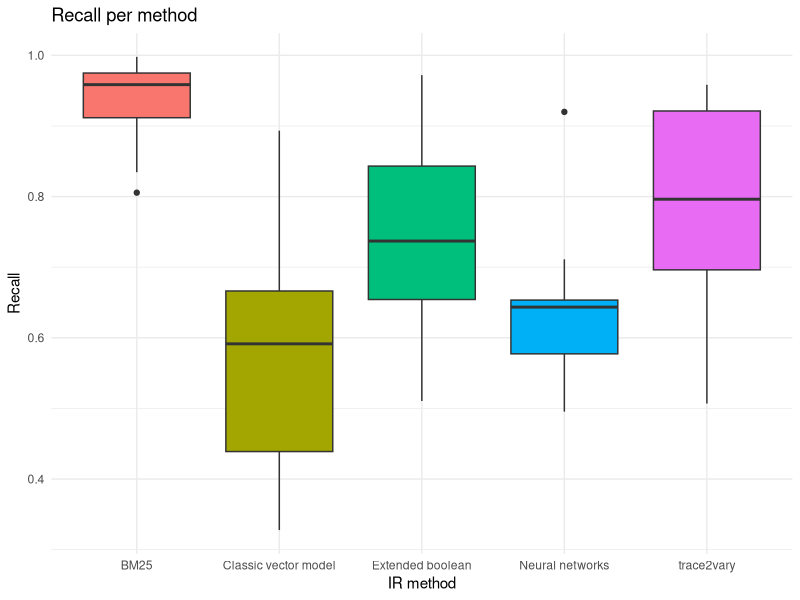

R code for this plot:
#loading library
require("ggplot2")

# selecting the current directory
setwd("/Users/tassiovale/Dropbox/PhD Thesis/trace2vary/trace_recovery/results/")

# read csv file
data <- read.csv("results_output.csv")

chart <- ggplot(data=data, aes(x=method, y=recall, fill=method)) +
    geom_boxplot() +
    theme_minimal() +
    ggtitle("Recall per method") +
    labs(x="IR method", y="Recall") +
    scale_fill_discrete(guide=FALSE)

ggsave("results_recall_chart.eps")
